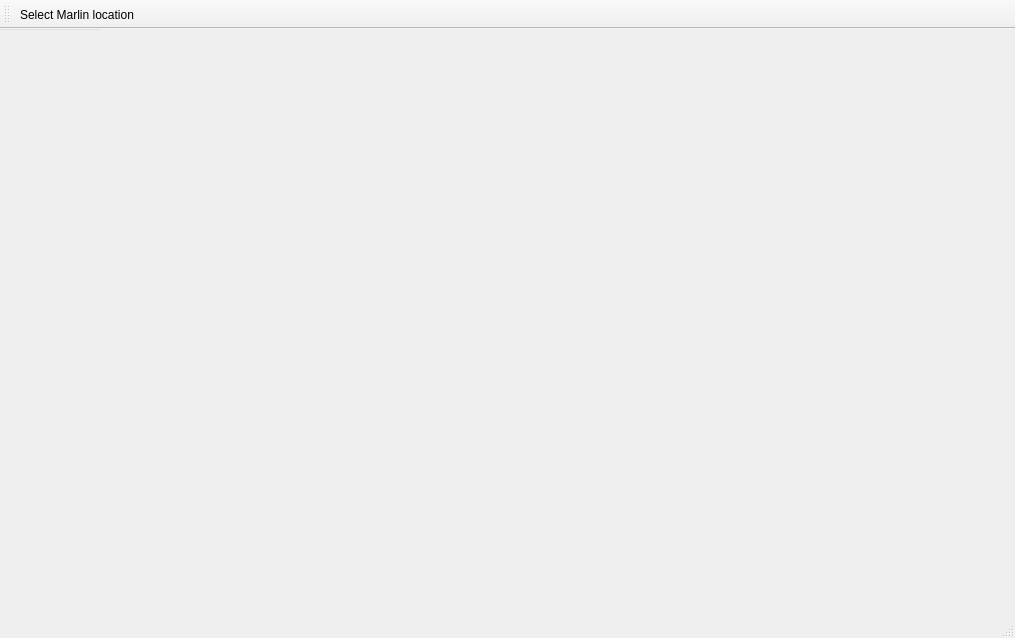
<?xml version="1.0" encoding="UTF-8"?>
<ui version="4.0">
 <class>MainWindow</class>
 <widget class="QMainWindow" name="MainWindow">
  <property name="geometry">
   <rect>
    <x>0</x>
    <y>0</y>
    <width>1015</width>
    <height>638</height>
   </rect>
  </property>
  <property name="windowTitle">
   <string>MainWindow</string>
  </property>
  <widget class="QTabWidget" name="tabWidget">
   <property name="currentIndex">
    <number>0</number>
   </property>
   <widget class="QWidget" name="tab">
    <attribute name="title">
     <string>Tab 1</string>
    </attribute>
   </widget>
   <widget class="QWidget" name="tab_2">
    <attribute name="title">
     <string>Tab 2</string>
    </attribute>
   </widget>
  </widget>
  <widget class="QMenuBar" name="menuBar">
   <property name="geometry">
    <rect>
     <x>0</x>
     <y>0</y>
     <width>1015</width>
     <height>22</height>
    </rect>
   </property>
  </widget>
  <widget class="QToolBar" name="mainToolBar">
   <attribute name="toolBarArea">
    <enum>TopToolBarArea</enum>
   </attribute>
   <attribute name="toolBarBreak">
    <bool>false</bool>
   </attribute>
   <addaction name="action_select_marlin_location"/>
  </widget>
  <widget class="QStatusBar" name="statusBar"/>
  <action name="action_select_marlin_location">
   <property name="text">
    <string>Select Marlin location...</string>
   </property>
  </action>
 </widget>
 <layoutdefault spacing="6" margin="11"/>
 <resources/>
 <connections/>
</ui>
